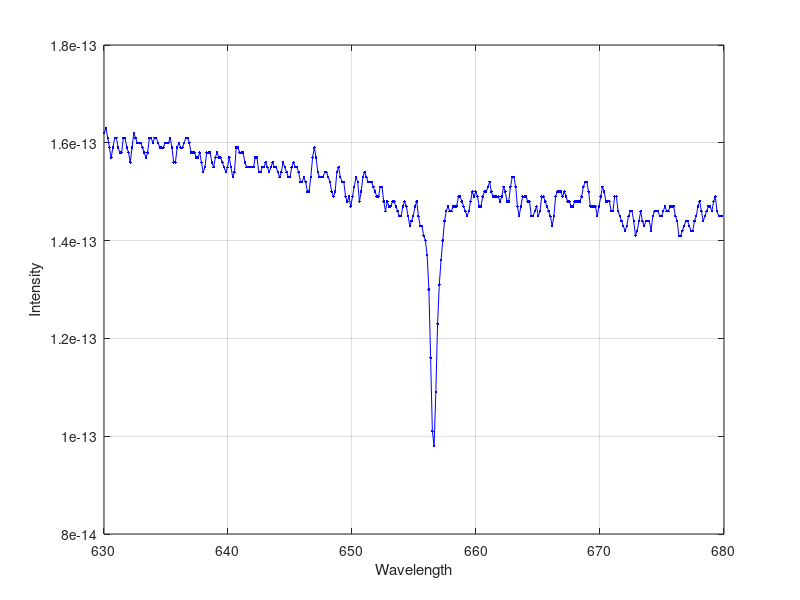

Write the MATLAB code that produced this figure.
load('spectrum_data.mat', '-mat');
nObs = size(spectra,1);
lambdaStart = 630.02;
lambdaDelta = 0.14;
lambdaEnd = lambdaStart + (nObs - 1) * lambdaDelta;

lambda = [lambdaStart:lambdaDelta:lambdaEnd]';

s = spectra(: ,6);

plot(lambda, s, 'b.-');
grid on;
xlabel('Wavelength')
ylabel('Intensity')

[sHa, idx] = min(s);
lambdaHa = lambda(idx);

